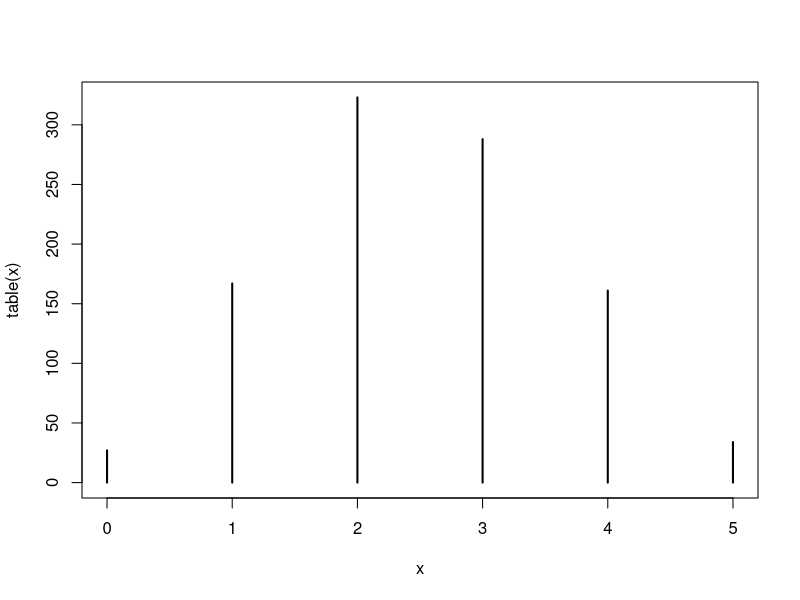
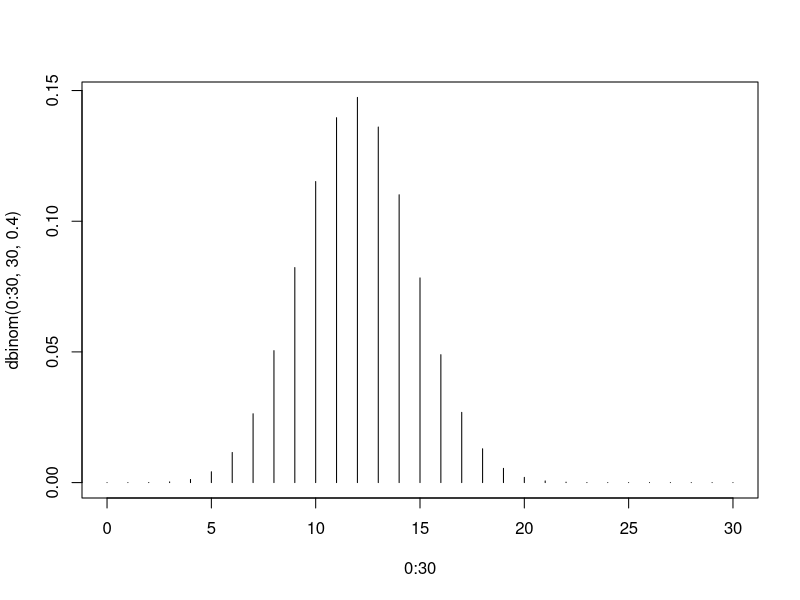

Generate these figures, in order, with R:
## ---- chunk 1
rbinom(100,1,0.5)
## ---- chunk 2
rbinom(100,1,0.5)
## ---- chunk 3
rbinom(100,1,0.1)
## ---- chunk 4
rbinom(100,1,0.9)
## ---- chunk 5
rbinom(200,1,0.5)
## ---- chunk 6
rbinom(200,5,0.5)
## ---- chunk 7
rbinom(100,5,0.9)
## ---- chunk 8
set.seed(0)
x <- (rbinom(100,5,0.5))
table(x)
## ---- chunk 9
x <- rbinom(1000,5,0.5)
table(x)
## ---- chunk 10
plot(table(x))
## ---- chunk 11
factorial(5)/(factorial(2)*factorial(3)) *  0.3^2 * (1-0.3)^(5-2)
## ---- chunk 12
dbinom(2,5,0.3)
## ---- chunk 13
factorial(5)/(factorial(0)*factorial(5)) * 0.3^0 * (1-0.3)^(5-0) +
factorial(5)/(factorial(1)*factorial(4)) * 0.3^1 * (1-0.3)^(5-1) +
factorial(5)/(factorial(2)*factorial(3)) * 0.3^2 * (1-0.3)^(5-2)
## ---- chunk 14
dbinom(0,5,0.3) + dbinom(1,5,0.3) + dbinom(2,5,0.3)
## ---- chunk 15
dbinom(0:2,5,0.3)
## ---- chunk 16
sum(dbinom(0:2,5,0.3))
## ---- chunk 17
pbinom(2,5,0.3)
## ---- chunk 18
dbinom(5,10,0.3)   # probability that we observe r=5 successes
pbinom(4,10,0.3)   # probability that we observe r<=4 successes
rbinom(20,10,0.3)  # 20 random observations from Bin(10,0.3)
qbinom(0.99,10,0.3) # 99th percentile of Bin(10,0.3)
## ---- chunk 19
table(rbinom(1000000,5,0.3))
## ---- chunk 20
dbinom(0:5,5,0.3)
## ---- chunk 21
sum(dbinom(0:5,5,0.3))
## ---- chunk 22
sum(dbinom(0:115,115,0.324324))
## ---- chunk 23
mean(rbinom(1e6,7,0.3))
var(rbinom(1e6,7,0.3))
## ---- chunk 24
rbinom(100,10,0.4)
## ---- chunk 25
rbinom(100,30,0.4)
## ---- chunk 26
plot(0:30,dbinom(0:30,30,0.4),type='h')
## ---- chunk 27
dbinom(15:30,30,0.4)
## ---- chunk 28
sum(dbinom(15:30,30,0.4))
## ---- chunk 29
1-pbinom(14,30,0.4)
## ---- chunk 30
sum(rbinom(1e6,30,0.4) >= 15)/1e6
## ---- chunk 31
dbinom(5,10,0.3)
## ---- chunk 32
pbinom(6,10,0.3)
## ---- chunk 33
sum(dbinom(1:9,10,0.3))
1-dbinom(0, 10, 0.3)-dbinom(10, 10, 0.3)
## ---- chunk 34
10*0.3
10*0.3*(1-0.3)
## ---- chunk 35
#P(X = 5)
sum(rbinom(1e6,10,0.3)==5)/1e6

#P(X <=6)
sum(rbinom(1e6,10,0.3)<=6)/1e6

#P(1 <= X <=9)
x <- rbinom(1e6,10,0.3)
sum((x>0) & (x<10))/1e6

#E[X] and Std[X]
mean(rbinom(1e6,10,0.3))
sd(rbinom(1e6,10,0.3))
